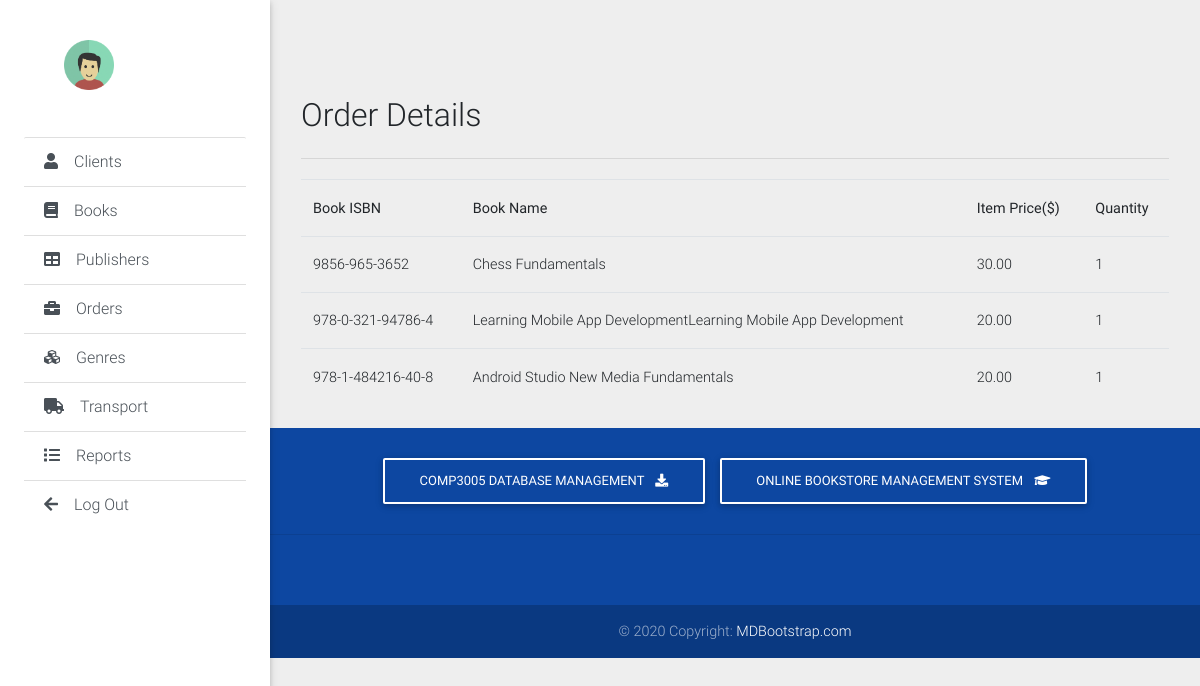
/admin/order_details.php?orid=6, run on the app's committed database.
### tables this page shows
CREATE TABLE `order_items` (
  `orderid` int(10) UNSIGNED NOT NULL,
  `book_isbn` varchar(20) NOT NULL,
  `item_price` decimal(6,2) NOT NULL,
  `quantity` tinyint(3) UNSIGNED NOT NULL
);

CREATE TABLE `books` (
  `book_isbn` varchar(20) NOT NULL,
  `book_title` varchar(60) DEFAULT NULL,
  `book_author` varchar(60) DEFAULT NULL,
  `book_image` varchar(40) DEFAULT NULL,
  `book_descr` text,
  `book_price` decimal(6,2) NOT NULL,
  `publisherid` int(10) UNSIGNED NOT NULL,
  `genreid` int(11) NOT NULL,
  `date_added` timestamp NOT NULL DEFAULT CURRENT_TIMESTAMP ON UPDATE CURRENT_TIMESTAMP
);

### admin/db/MysqliDb.php (called while the page is built, shortened)
<?php
class MysqliDb
{
    public static $prefix = '';
    protected $_mysqli;
    protected $_query;
    protected $_queryOptions = array();
    protected $_where = array();
    protected $_orderBy = array();
    protected $_groupBy = array();
    protected $_bindParams = array('');
    protected $host;
    protected $username;
    protected $password;
    protected $db;
    protected $port;
    protected $charset;
    public $returnType = 'array';
    protected $_nestJoin = false;
    private $_tableName = '';
    protected $_mapKey = null;
    public $pageLimit = 20;
    public function __construct($host = null, $username = null, $password = null, $db = null, $port = null, $charset = 'utf8')
    {
        $isSubQuery = false;
        if (is_object($host)) {
            $this->_mysqli = $host;
        } else {
            $this->host = $host;
        }
        $this->username = $username;
        $this->password = $password;
        $this->db = $db;
        $this->port = $port;
        $this->charset = $charset;
    }
    public function connect()
    {
        $this->_mysqli = new mysqli($this->host, $this->username, $this->password, $this->db, $this->port);
        if ($this->charset) {
            $this->_mysqli->set_charset($this->charset);
        }
    }
    public function mysqli()
    {
        return $this->_mysqli;
    }
    protected function reset()
    {
        $this->_where = array();
        $this->_orderBy = array();
        $this->_groupBy = array();
        $this->_bindParams = array('');
        $this->_query = null;
        $this->_queryOptions = array();
        $this->returnType = 'array';
        $this->_nestJoin = false;
        $this->_tableName = '';
        $this->_mapKey = null;
    }
    public function arrayBuilder()
    {
        $this->returnType = 'array';
        return $this;
    }
    public function setQueryOption($options)
    {
        $allowedOptions = Array('ALL', 'DISTINCT', 'DISTINCTROW', 'HIGH_PRIORITY', 'STRAIGHT_JOIN', 'SQL_SMALL_RESULT',
            'SQL_BIG_RESULT', 'SQL_BUFFER_RESULT', 'SQL_CACHE', 'SQL_NO_CACHE', 'SQL_CALC_FOUND_ROWS',
            'LOW_PRIORITY', 'IGNORE', 'QUICK', 'MYSQLI_NESTJOIN', 'FOR UPDATE', 'LOCK IN SHARE MODE');
        if (!is_array($options)) {
            $options = Array($options);
        }
        foreach ($options as $option) {
            $option = strtoupper($option);
            if ($option == 'MYSQLI_NESTJOIN') {
                $this->_nestJoin = true;
            } elseif ($option == 'FOR UPDATE') {
                $this->_forUpdate = true;
            } elseif ($option == 'LOCK IN SHARE MODE') {
                $this->_lockInShareMode = true;
            } else {
                $this->_queryOptions[] = $option;
            }
        }
        return $this;
    }
    public function withTotalCount()
    {
        return $this;
    }
    public function get($tableName, $numRows = null, $columns = '*')
    {
        $column = is_array($columns) ? implode(', ', $columns) : $columns;
        if (strpos($tableName, '.') === false) {
            $this->_tableName = self::$prefix . $tableName;
        } else {
            $this->_tableName = $tableName;
        }
        $this->_query = 'SELECT ' . implode(' ', $this->_queryOptions) . ' ' .
            $column . " FROM " . $this->_tableName;
        $stmt = $this->_buildQuery($numRows);
        $stmt->execute();
        $res = $this->_dynamicBindResults($stmt);
        return $res;
    }
    public function where($whereProp, $whereValue = 'DBNULL', $operator = '=', $cond = 'AND')
    {
        if (count($this->_where) == 0) {
            $cond = '';
        }
        $this->_where[] = array($cond, $whereProp, $operator, $whereValue);
        return $this;
    }
    protected function _determineType($item)
    {
        switch (gettype($item)) {
            case 'NULL':
            case 'string':
                return 's';
                break;
        }
        return '';
    }
    protected function _bindParam($value)
    {
        $this->_bindParams[0] .= $this->_determineType($value);
        array_push($this->_bindParams, $value);
    }
    protected function _buildPair($operator, $value)
    {
        if (!is_object($value)) {
            return ' ' . $operator . ' ? ';
        }
        $subQuery = $value->getSubQuery();
        return " " . $operator . " (" . $subQuery['query'] . ") " . $subQuery['alias'];
    }
    protected function _buildQuery($numRows = null, $tableData = null)
    {
        $this->_buildCondition('WHERE', $this->_where);
        $stmt = $this->_prepareQuery();
        if (count($this->_bindParams) > 1) {
            call_user_func_array(array($stmt, 'bind_param'), $this->refValues($this->_bindParams));
        }
        return $stmt;
    }
    protected function _dynamicBindResults(mysqli_stmt $stmt)
    {
        $parameters = array();
        $results = array();
        $mysqlLongType = 252;
        $shouldStoreResult = false;
        $meta = $stmt->result_metadata();
        $row = array();
        while ($field = $meta->fetch_field()) {
            if ($this->_nestJoin && $field->table != $this->_tableName) {
                $field->table = substr($field->table, strlen(self::$prefix));
                $row[$field->table][$field->name] = null;
                $parameters[] = & $row[$field->table][$field->name];
            } else {
                $row[$field->name] = null;
                $parameters[] = & $row[$field->name];
            }
        }
        call_user_func_array(array($stmt, 'bind_result'), $parameters);
        while ($stmt->fetch()) {
            if ($this->returnType == 'object') {
                $result = new stdClass ();
                foreach ($row as $key => $val) {
                    if (is_array($val)) {
                        $result->$key = new stdClass ();
                        foreach ($val as $k => $v) {
                            $result->$key->$k = $v;
                        }
                    } else {
                        $result->$key = $val;
                    }
                }
            } else {
                $result = array();
                foreach ($row as $key => $val) {
                    if (is_array($val)) {
                        foreach ($val as $k => $v) {
                            $result[$key][$k] = $v;
                        }
                    } else {
                        $result[$key] = $val;
                    }
                }
            }
            if ($this->_mapKey) {
                $results[$row[$this->_mapKey]] = count($row) > 2 ? $result : end($result);
            } else {
                array_push($results, $result);
            }
        }
        if (in_array('SQL_CALC_FOUND_ROWS', $this->_queryOptions)) {
            $stmt = $this->mysqli()->query('SELECT FOUND_ROWS()');
            $totalCount = $stmt->fetch_row();
        }
        return $results;
    }
    protected function _buildCondition($operator, &$conditions)
    {
        if (empty($conditions)) {
            return;
        }
        $this->_query .= ' ' . $operator;
        foreach ($conditions as $cond) {
            list ($concat, $varName, $operator, $val) = $cond;
            $this->_query .= " " . $concat . " " . $varName;
            switch (strtolower($operator)) {
                default:
                    if (is_array($val)) {
                        $this->_bindParams($val);
                    } elseif ($val === null) {
                        $this->_query .= ' ' . $operator . " NULL";
                    } elseif ($val != 'DBNULL' || $val == '0') {
                        $this->_query .= $this->_buildPair($operator, $val);
                    }
            }
        }
    }
    protected function _buildGroupBy()
    {
        if (empty($this->_groupBy)) {
            return;
        }
        $this->_query .= " GROUP BY ";
        $this->_query = rtrim($this->_query, ', ') . " ";
    }
    protected function _buildOrderBy()
    {
        if (empty($this->_orderBy)) {
            return;
        }
        $this->_query .= " ORDER BY ";
        $this->_query = rtrim($this->_query, ', ') . " ";
    }
    protected function _buildLimit($numRows)
    {
        if (is_array($numRows)) {
            $this->_query .= ' LIMIT ' . (int) $numRows[0] . ', ' . (int) $numRows[1];
        } else {
            $this->_query .= ' LIMIT ' . (int) $numRows;
        }
    }
    protected function _prepareQuery()
    {
        if (!$stmt = $this->mysqli()->prepare($this->_query)) {
            $msg = $this->mysqli()->error . " query: " . $this->_query;
            $num = $this->mysqli()->errno;
            $this->reset();
            throw new Exception($msg, $num);
        }
        return $stmt;
    }
    protected function refValues(array &$arr)
    {
        if (strnatcmp(phpversion(), '5.3') >= 0) {
            $refs = array();
            foreach ($arr as $key => $value) {
                $refs[$key] = & $arr[$key];
            }
            return $refs;
        }
        return $arr;
    }
    protected function replacePlaceHolders($str, $vals)
    {
        $i = 1;
        $newStr = "";
        while ($pos = strpos($str, "?")) {
            $val = $vals[$i++];
            $newStr .= substr($str, 0, $pos) . "'" . $val . "'";
            $str = substr($str, $pos + 1);
        }
        $newStr .= $str;
        return $newStr;
    }
    public function paginate ($table, $page, $fields = null) {
        $offset = $this->pageLimit * ($page - 1);
        $res = $this->withTotalCount()->get ($table, Array ($offset, $this->pageLimit), $fields);
        return $res;
    }
}

### admin/db/config.php (called while the page is built, shortened)
<?php
require_once BASE_PATH.'/db/MysqliDb.php';
function getDbInstance()
{
	return new MysqliDb(DB_HOST,DB_USER,DB_PASSWORD,DB_NAME);
}

### admin/order_details.php (the view, shortened to what this page needs)
<!DOCTYPE html>
<html lang="en">
<body class="grey lighten-3">
  <header>
    <?php include_once "headers/sidebar.php";?>
  </header>
  <main class="pt-5 mx-lg-3">
    <div class="container-fluid mt-5">
      <?php
        include_once "db/config.php";
        $orderid = filter_input(INPUT_GET, 'orid');
        $page = filter_input(INPUT_GET, 'page');
        $pagelimit = 6;
        if (!$page) {
            $page = 1;
        }
        $db = getDbInstance();
        $select = array('orderid', 'book_isbn', 'item_price', 'quantity');
        $db->pageLimit = $pagelimit;
        $records =$db->where('orderid',$orderid)->arraybuilder()->paginate("order_items", $page, $select);
        ?>
        <div id="page-wrapper">
            <div class="row">
                <div class="col-sm-9">
                    <h2 class="page-header">Order Details</h2>
                </div>
            </div>
            <hr>
            <table class="table" style="margin-top: 20px">
              <tr>
                <th>Book ISBN</th>
                <th>Book Name</th>
                <th>Item Price($)</th>
                <th>Quantity</th>
              </tr>
              <?php foreach($records as $value=>$row){ ?>
              <tr>
                <td><?php echo $isbn=$row['book_isbn']; ?></td>
                <td><?php
                    $joinq = mysqli_query($con,"SELECT book_title FROM books b JOIN order_items o ON b.book_isbn=o.book_isbn WHERE o.book_isbn='$isbn'");
                    while($res=mysqli_fetch_array($joinq)){
                        echo $res['book_title'];
                    }
                 ?></td>
                <td><?php echo $row['item_price']; ?></td>
                <td><?php echo $row['quantity']; ?></td>
              </tr>
              <?php } ?>
          </table>
</div>
    </div>
  </main>
  <?php include_once "headers/footer.php";?>
</body>
</html>

### data on the page
order_items: book_isbn "9856-965-3652", item_price "30.00", quantity "1"
books: book_title "Chess Fundamentals"
order_items: book_isbn "978-0-321-94786-4", item_price "20.00", quantity "1"
books: book_title "Learning Mobile App Development"
order_items: book_isbn "978-1-484216-40-8", item_price "20.00", quantity "1"
books: book_title "Android Studio New Media Fundamentals"
